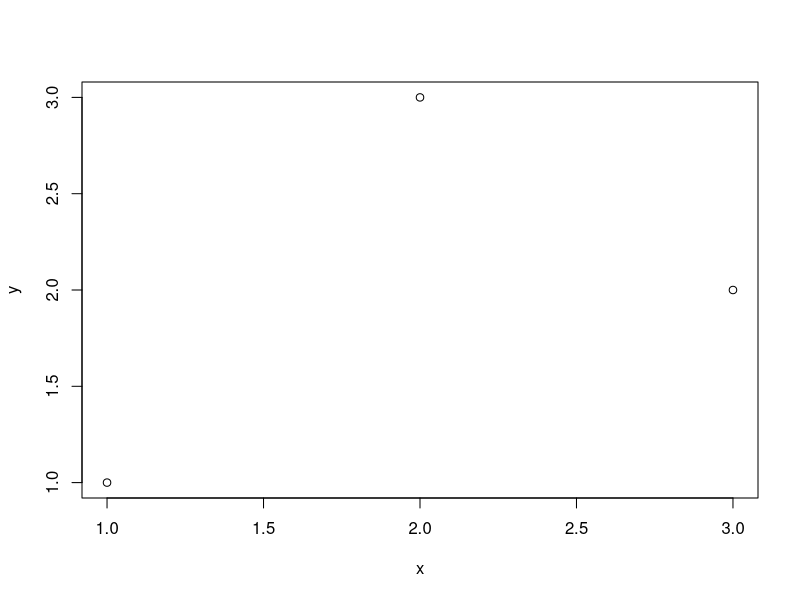
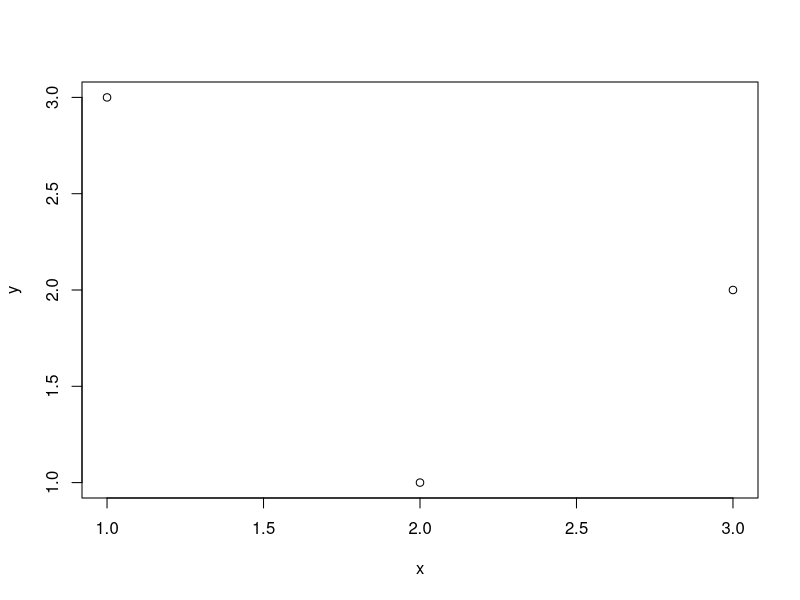
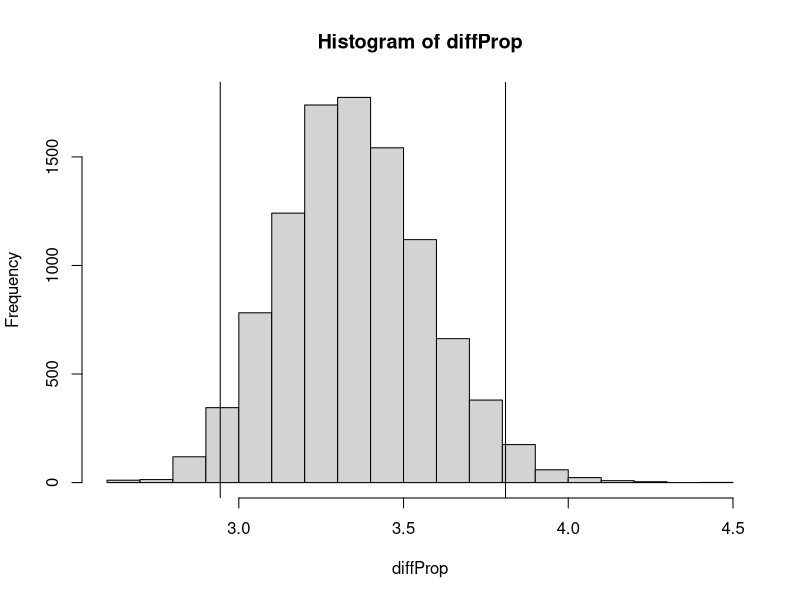

R code for these plots, in order:
x <- c(1,2,3)
y <- c(1,3,2)
plot(x,y)
cor(x,y)

x <- c(1,2,3)
y <- c(3,1,2)
plot(x,y)
cor(x,y)


round( cor(iris[,1:4]), 2 )
round( cor(iris[,1:3]), 2 )


wood <- rnorm(24)
heat <- rnorm(24)
cor.test(wood,heat)

#Bayesian Correlation 
library("BayesFactor")

bfCorTest <- function (x,y) # Get r from BayesFactor
{
  zx <- scale(x) # Standardize X
  zy <- scale(y) # Standardize Y
  zData <- data.frame(x=zx,rhoNot0=zy) # Put in a data frame
  bfOut <- generalTestBF(x ~ rhoNot0, data=zData) # linear coefficient
  mcmcOut <- posterior(bfOut,iterations=10000) # posterior samples
  print(summary(mcmcOut[,"rhoNot0"])) # Get the HDI for rho
  return(bfOut) # Return Bayes factor object
}

bfCorTest(iris[,"Sepal.Length"],iris[,"Sepal.Width"])



set.seed(314)
badBoatMF <- ftable(Titanic, row.vars=2, col.vars="Survived")
badBoatMF
ctBFout <- contingencyTableBF(badBoatMF,sampleType="poisson",posterior=FALSE)
ctBFout

ctMCMCout <- contingencyTableBF(badBoatMF,sampleType="poisson",posterior=TRUE,iterations=10000)
summary(ctMCMCout)
maleProp <- ctMCMCout[,"lambda[1,1]"]/ctMCMCout[,"lambda[1,2]"]
mean(maleProp)
femaleProp <- ctMCMCout[,"lambda[2,1]"]/ctMCMCout[,"lambda[2,2]"]
mean(femaleProp)
diffProp <- maleProp - femaleProp
hist(diffProp)
mean(diffProp)
abline(v=quantile(diffProp,c(0.025)), col="black")
abline(v=quantile(diffProp,c(0.975)), col="black")
